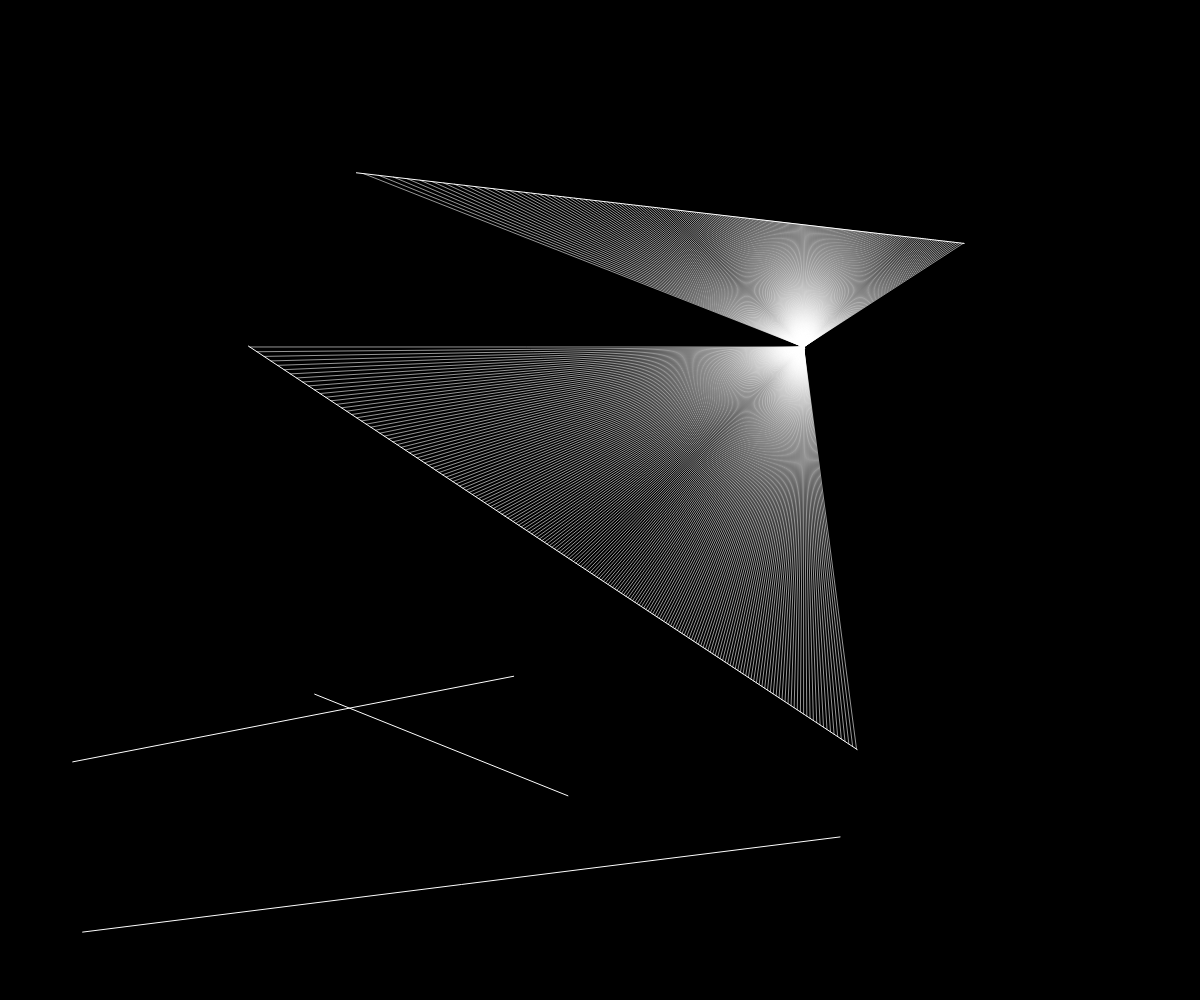
Frame 1 (no input)
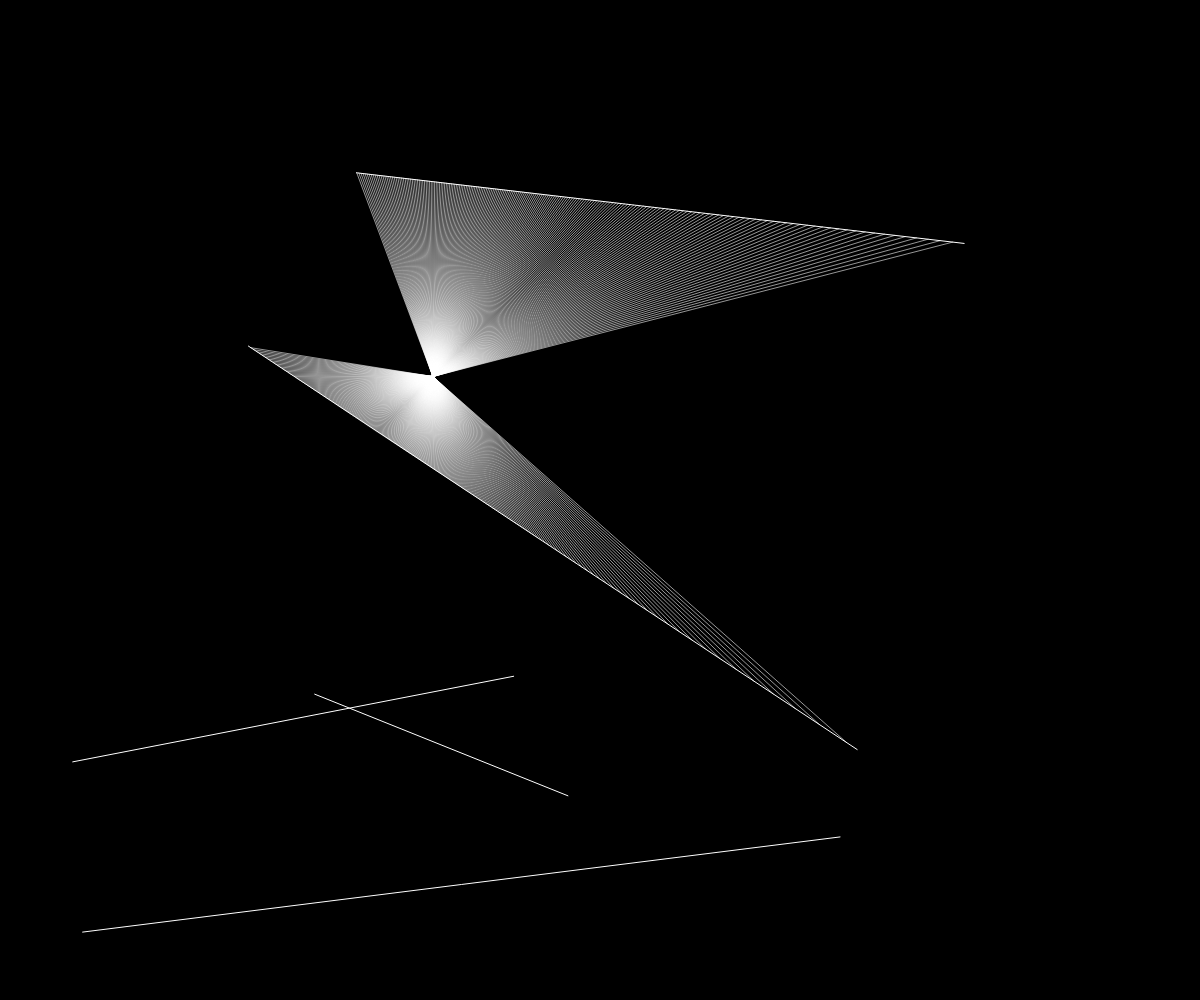
Frame 60 (no input)
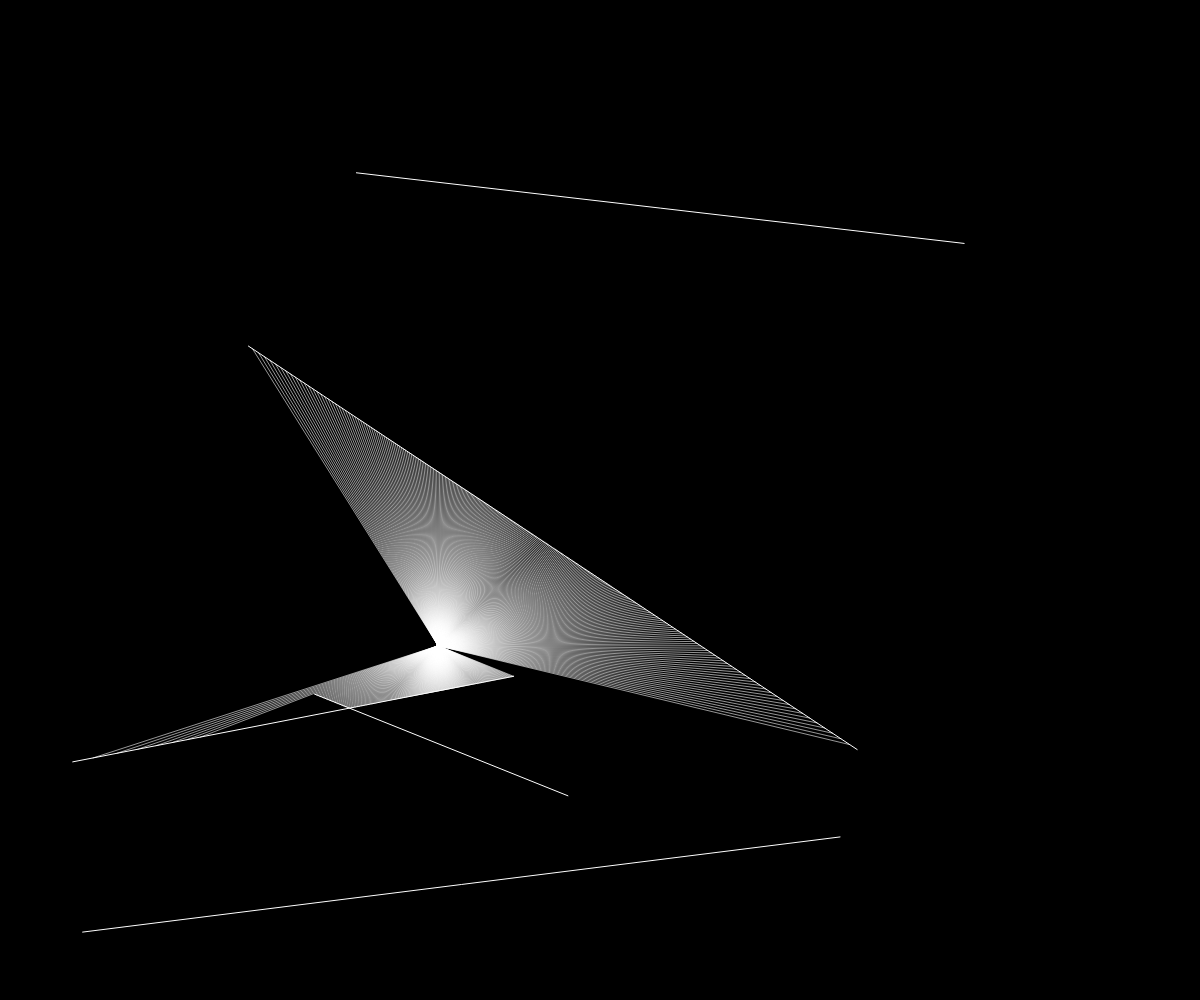
Frame 120 (the mouse pressed at the canvas centre since frame 60)

The p5.js sketch that drew these frames (run headless with seeded random() and noise() and a simulated clock; from frame 60 on, the mouse is pressed at the canvas centre):

// p5.js sketch
// ── sketch.js
let walls = [], particle;
let xoff = 0, yoff =123141;

function setup() {
    createCanvas(windowWidth, windowHeight);
    for(let i = 0; i<5; i++) {
        let x1 = random(width);
        let x2 = random(width);
        let y1 = random(height);
        let y2 = random(height);
        walls[i] = new Boundary(x1, y1, x2, y2);
    }
    particle = new Particle();
    noStroke();
}

function draw() {
    background(0);
    for(let wall of walls) {
        wall.show();
        
    }
    particle.update(noise(xoff)*width, noise(yoff)*height);
    particle.show();
    particle.look(walls);
    
    xoff += 0.01;
    yoff += 0.01;
}



function windowResized() {
    resizeCanvas(windowWidth, windowHeight);
}
// ── boundary.js
class Boundary {
    constructor(x1, y1, x2, y2) {
        this.a = createVector(x1, y1);
        this.b = createVector(x2, y2);
    }

    show() {
        stroke(255);
        line(this.a.x, this.a.y, this.b.x, this.b.y);
    }
}




// ── particle.js

class Particle {
    constructor() {
        this.pos = createVector(width/2, height/2);
        this.rays = [];
        for(let a=0; a<360; a+=0.5) {
            this.rays.push(new Ray(this.pos, radians(a)));
        }
    }

    show () {
        fill(255);
        ellipse(this.pos.x, this.pos.y, 1);
        for(let ray of this.rays){
            ray.show();
        }
    }


    look(walls) {
        strokeWeight(1);
        

        for(let ray of this.rays) {
            let closest = null;
            let record = Infinity;
            for(let wall of walls) {
                const pt = ray.cast(wall);
                if(pt) {
                    const d = p5.Vector.dist(this.pos, pt);
                     
                    if(d<record) {
                        record = d;
                        closest = pt;
                    }
                }
                
            }
            if(closest) {
                stroke(255, 150);
                line(this.pos.x, this.pos.y, closest.x, closest.y);
            }
            
        }
    }

    update(x, y) {
        this.pos.set(x,y);
    }
}

// ── ray.js
class Ray {
    constructor(pos, angle){
        this.pos = pos;
        this.dir = p5.Vector.fromAngle(angle);
    }

    show() {
        stroke(255);
        push();
        translate(this.pos.x, this.pos.y);
        line(0,0, this.dir.x*1, this.dir.y*1);
        pop();
    }

    lookAt(x, y) {
        this.dir.x = x - this.pos.x;
        this.dir.y = y - this.pos.y;
        this.dir.normalize();
    }

    cast(wall) {
        // If 0<t<1 and u>0 (the ray is pointing in the right direction), then the line is intersecting the wall
        // Calculating t and u, the denominator for each is the same
        const x1 = wall.a.x;
        const y1 = wall.a.y;
        const x2 = wall.b.x;
        const y2 = wall.b.y;
        
        const x3 = this.pos.x;
        const y3 = this.pos.y;
        const x4 = this.pos.x + this.dir.x; // essentially makes a line segment by adding 
        const y4 = this.pos.y + this.dir.y; // the vector to the current position
        // Denominator
        const den = (x1-x2)*(y3-y4) - (y1-y2)*(x3-x4); 
        if(den==0) return; // if the lines are parallel
        const t = ((x1-x3)*(y3-y4) - (y1-y3)*(x3-x4)) / den;
        const u = - ((x1-x2)*(y1-y3) - (y1-y2)*(x1-x3)) / den;

        if(t>0 && t<1 && u>0) {
            const pt = createVector();
            pt.x = x1 + t*(x2-x1);
            pt.y = y1 + t*(y2-y1);
            return pt;
        } else {
            return;
        }



    }
}
